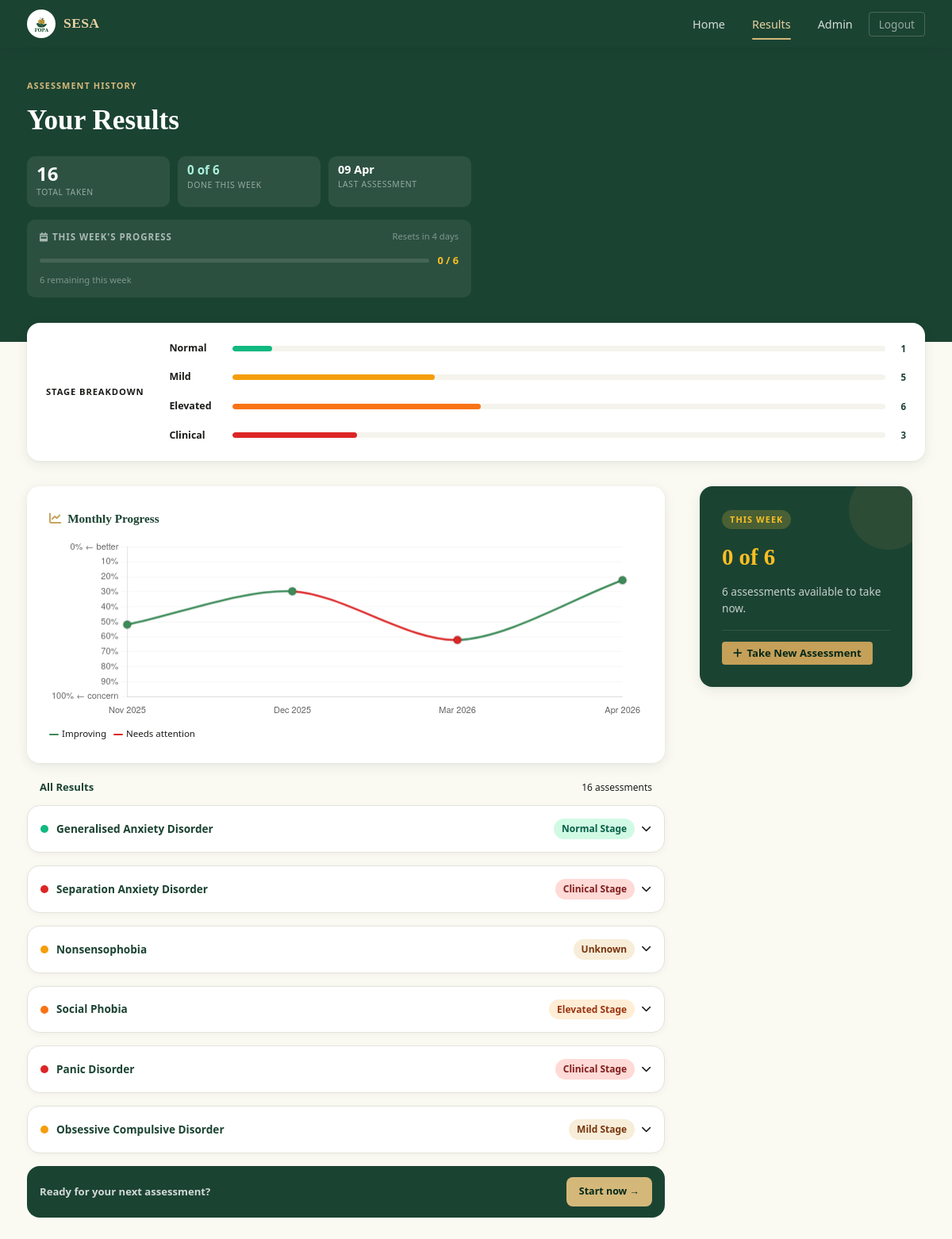
Screenshot of /results (signed in) with the database file from the repository.
### app/models/test_result.py (models this page shows, shortened)
class TestResult(db.Model):
    __tablename__ = 'test_results'
    id = db.Column(db.Integer, primary_key=True)
    user_id = db.Column(db.Integer, db.ForeignKey('accounts.id', ondelete='CASCADE'), nullable=False, index=True)
    test_type = db.Column(db.String(100), nullable=False, index=True)
    score = db.Column(db.Integer, nullable=False)
    max_score = db.Column(db.Integer, nullable=True)
    stage = db.Column(db.String(50), nullable=True, index=True)  # "Normal Stage", "Mild Stage", etc.
    _feedback_encrypted = db.Column('feedback', db.Text, nullable=True)
    @property
    def feedback(self):
        if not self._feedback_encrypted:
            return None
        f = _get_fernet()
        if not f:
            return self._feedback_encrypted
        try:
            return f.decrypt(self._feedback_encrypted.encode()).decode()
        except Exception:
            return self._feedback_encrypted
    @feedback.setter
    def feedback(self, value):
        if not value:
            self._feedback_encrypted = None
            return
        f = _get_fernet()
        if not f:
            self._feedback_encrypted = value
            return
        self._feedback_encrypted = f.encrypt(value.encode()).decode()
    details = db.Column(db.Text, nullable=True)           # kept for backward compat
    taken_at = db.Column(db.DateTime, default=lambda: datetime.now(timezone.utc), index=True)

### app/routes/main.py (the view)
@main_bp.route('/results')
@login_required
def results():
    from datetime import datetime, timedelta, timezone
    from app.models.assessment_type import AssessmentType
    user = current_user
    all_results = user.test_results.order_by(TestResult.taken_at.desc()).all()
    avg_data = calculate_average_score(all_results)
    monthly_data = get_monthly_averages(all_results)
    now = datetime.now(timezone.utc)
    week_start = (now - timedelta(days=now.weekday())).replace(hour=0, minute=0, second=0, microsecond=0)
    days_until_reset = 7 - now.weekday()
    COOLDOWN_DAYS = 7
    all_active = AssessmentType.query.filter_by(is_active=True).order_by(AssessmentType.order).all()
    latest_by_type = {}
    for r in all_results:
        if r.test_type not in latest_by_type:
            latest_by_type[r.test_type] = r
    completed_this_week_types = set(
        r.test_type for r in all_results
        if r.taken_at and (r.taken_at.replace(tzinfo=timezone.utc) if r.taken_at.tzinfo is None else r.taken_at) >= week_start
    )
    weekly_assessments = []
    available_count = 0
    for at in all_active:
        latest = latest_by_type.get(at.name)
        is_ready = True
        if latest and latest.taken_at:
            taken_at = latest.taken_at
            if taken_at.tzinfo is None:
                taken_at = taken_at.replace(tzinfo=timezone.utc)
            days_ago = (now - taken_at).days
            is_ready = days_ago >= COOLDOWN_DAYS
        if is_ready:
            available_count += 1
        done_this_week = at.name in completed_this_week_types
        weekly_assessments.append({
            'name': at.name,
            'title': at.display_name,
            'done_this_week': done_this_week,
            'is_ready': is_ready,
        })
    return render_template(
        'main/results.html',
        user=user,
        results=all_results,
        avg_score=avg_data,
        monthly_data=monthly_data,
        weekly_assessments=weekly_assessments,
        completed_this_week=len(completed_this_week_types),
        total_assessments=len(all_active),
        available_count=available_count,
        days_until_reset=days_until_reset,
    )

### app/templates/main/results.html (shortened to what this page needs)
{% extends 'base.html' %}
{% block nav_links %}
  <li><a href="{{ url_for('main.home') }}">Home</a></li>
  <li><a href="{{ url_for('main.results') }}" class="active">Results</a></li>
  {% if current_user.is_super_admin %}
    <li><a href="{{ url_for('admin.dashboard') }}">Admin</a></li>
  {% endif %}
  <li><a href="{{ url_for('auth.logout') }}" class="btn-nav-logout">Logout</a></li>
{% endblock %}
{% block body %}
<div style="padding-bottom: 80px;">
  {% if results %}
  <div class="results-hero">
    <div class="results-hero-inner">
      <div class="results-hero-eye">Assessment History</div>
      <div class="results-hero-title">Your Results</div>
      <div class="results-hero-pills">
        <div class="results-hero-pill">
          <div class="results-hero-pill-val">{{ results | length }}</div>
          <div class="results-hero-pill-label">Total taken</div>
        </div>
        <div class="results-hero-pill">
          <div class="results-hero-pill-val" style="font-size:0.95rem; color:#acf0dd;">
            {{ completed_this_week }} of {{ total_assessments }}
          </div>
          <div class="results-hero-pill-label">Done this week</div>
        </div>
        <div class="results-hero-pill">
          <div class="results-hero-pill-val" style="font-size:0.9rem;">
            {% if results %}{{ results[0].taken_at.strftime('%d %b') }}{% else %}—{% endif %}
          </div>
          <div class="results-hero-pill-label">Last assessment</div>
        </div>
      </div>
      <div style="margin-top:16px; background:rgba(255,255,255,0.07); border-radius:10px; padding:12px 16px; max-width:560px;">
        <div style="display:flex; justify-content:space-between; align-items:center; margin-bottom:10px;">
          <span style="font-size:0.72rem; font-weight:700; text-transform:uppercase; letter-spacing:.08em; color:rgba(255,255,255,0.6);">
            <i class="fa-solid fa-calendar-week" style="margin-right:5px;"></i>This week's progress
          </span>
          <span style="font-size:0.7rem; color:rgba(255,255,255,0.4);">Resets in {{ days_until_reset }} day{{ 's' if days_until_reset != 1 else '' }}</span>
        </div>
        <div style="display:flex; align-items:center; gap:10px;">
          <div style="flex:1; height:5px; background:rgba(255,255,255,0.12); border-radius:3px; overflow:hidden;">
          </div>
          <span style="font-size:0.8rem; font-weight:700; color:#fbbf24; white-space:nowrap;">{{ completed_this_week }} / {{ total_assessments }}</span>
        </div>
        <div style="margin-top:5px; font-size:0.7rem; color:rgba(255,255,255,0.4);">
          {% if completed_this_week >= total_assessments %}All assessments completed this week 🎉
          {% else %}{{ total_assessments - completed_this_week }} remaining this week{% endif %}
        </div>
      </div>
    </div>
  </div>
  <div class="results-body">
  {% set stage_map = namespace(normal=0, mild=0, elevated=0, clinical=0) %}
  {% for r in results %}
    {% set s = (r.stage or r.details or '') | lower %}
    {% if 'normal' in s %}{% set stage_map.normal = stage_map.normal + 1 %}
    {% elif 'mild' in s %}{% set stage_map.mild = stage_map.mild + 1 %}
    {% elif 'elevated' in s %}{% set stage_map.elevated = stage_map.elevated + 1 %}
    {% elif 'clinical' in s %}{% set stage_map.clinical = stage_map.clinical + 1 %}
    {% endif %}
  {% endfor %}
  {% set total = results | length %}
  <div class="results-breakdown-card">
    <div class="results-breakdown-title">Stage Breakdown</div>
    <div class="results-breakdown-rows">
      {% for label, count, color in [
        ('Normal',   stage_map.normal,   '#10b981'),
        ('Mild',     stage_map.mild,     '#f59e0b'),
        ('Elevated', stage_map.elevated, '#f97316'),
        ('Clinical', stage_map.clinical, '#dc2626')
      ] %}
      <div class="results-breakdown-row">
        <div class="results-breakdown-label">{{ label }}</div>
        <div class="results-breakdown-track">
          <div class="results-breakdown-fill" style="width:{{ ((count / total) * 100) | round(0) | int if total > 0 else 0 }}%; background:{{ color }};"></div>
        </div>
        <div class="results-breakdown-count">{{ count }}</div>
      </div>
      {% endfor %}
    </div>
  </div>
  <div class="results-two-col">
    <div>
      {% if monthly_data and monthly_data|length > 0 %}
      <div style="margin-bottom: 20px;">
        <div class="card">
          <div class="card-body">
            <h3 style="font-family:var(--font-display); font-size:0.95rem; color:var(--green-800); margin-bottom:14px; display:flex; align-items:center; gap:8px;">
              <i class="fa-solid fa-chart-line" style="color:var(--gold-500);"></i> Monthly Progress
            </h3>
            <canvas id="monthlyChart" height="90"></canvas>
            <p style="font-size:0.72rem; color:var(--gray-400); margin-top:10px;">
              <span style="display:inline-block; width:12px; height:2px; background:#3d8b58; border-radius:2px; vertical-align:middle; margin-right:4px;"></span>Improving &nbsp;
              <span style="display:inline-block; width:12px; height:2px; background:#dc2626; border-radius:2px; vertical-align:middle; margin-right:4px;"></span>Needs attention
            </p>
          </div>
        </div>
      </div>
      {% endif %}
      <div style="display:flex; justify-content:space-between; align-items:baseline; margin: 0 16px 12px;">
        <span style="font-size:0.82rem; font-weight:600; color:var(--green-800);">All Results</span>
        <span style="font-size:0.75rem; color:var(--gray-400);">{{ total }} assessment{{ 's' if total != 1 }}</span>
      </div>
      {% set seen_types = [] %}
      {% for r in results %}
        {% if r.test_type not in seen_types %}
          {% set _ = seen_types.append(r.test_type) %}
          {% set s = (r.stage or r.details or 'unknown') | lower %}
          {% if 'normal' in s %}{% set dot_mod = 'normal' %}
          {% elif 'mild' in s %}{% set dot_mod = 'mild' %}
          {% elif 'elevated' in s %}{% set dot_mod = 'elevated' %}
          {% elif 'clinical' in s %}{% set dot_mod = 'clinical' %}
          {% else %}{% set dot_mod = 'mild' %}{% endif %}
          <details class="accordion-group">
            <summary class="accordion-header">
              <div style="display:flex; align-items:center; gap:10px;">
                <div class="results-group-dot results-group-dot--{{ dot_mod }}"></div>
                <div class="results-group-name">{{ r.test_type }}</div>
              </div>
              <div style="display:flex; align-items:center;">
                <span class="badge stage-{{ dot_mod if dot_mod != 'unknown' else 'badge-gray' }}">{{ r.stage or r.details or 'Unknown' }}</span>
                <i class="fa-solid fa-chevron-down accordion-icon"></i>
              </div>
            </summary>
          </details>
        {% endif %}
      {% endfor %}
      <div class="results-cta">
        <div class="results-cta-text">Ready for your next assessment?</div>
        <a href="{{ url_for('main.home') }}" class="results-cta-btn">Start now →</a>
      </div>
    </div>
    <div>
      <div class="card results-side-card" style="background:var(--green-800); color:#fff; overflow:hidden; position:relative; margin: 0 16px 16px;">
        <div class="card-body" style="position:relative; z-index:1;">
          <span style="background:rgba(254,207,68,.2); color:var(--gold-300, #fcd34d); font-size:0.68rem; font-weight:700; text-transform:uppercase; letter-spacing:0.1em; padding:3px 10px; border-radius:20px; display:inline-block; margin-bottom:12px;">This Week</span>
          <div style="font-family:var(--font-display); font-size:1.8rem; font-weight:800; color:var(--gold-300, #fcd34d); margin-bottom:8px;">{{ completed_this_week }} of {{ total_assessments }}</div>
          <p style="font-size:0.85rem; color:rgba(255,255,255,.75); line-height:1.6; margin-bottom:16px;">
            {% if available_count == 0 %}
              No assessments available yet — check back after your cooldown.
            {% elif completed_this_week >= available_count %}
              All available assessments completed this week 🎉
            {% else %}
              {{ available_count - completed_this_week }} assessment{{ 's' if (available_count - completed_this_week) != 1 else '' }} available to take now.
            {% endif %}
          </p>
          <div style="border-top:1px solid rgba(255,255,255,.1); padding-top:14px;">
            <a href="{{ url_for('main.home') }}" class="btn btn-gold btn-sm">
              <i class="fa-solid fa-plus"></i> Take New Assessment
            </a>
          </div>
        </div>
        <div style="position:absolute; top:-20px; right:-20px; width:100px; height:100px; background:var(--gold-500); opacity:0.1; border-radius:50%;"></div>
      </div>
    </div>
  </div>
  </div>
  {% endif %}
</div>
{% endblock %}
{% block extra_scripts %}
{% if monthly_data and monthly_data|length > 0 %}
<script>
(function() {
  const ctx = document.getElementById('monthlyChart');
  if (!ctx) return;
  const data = {{ monthly_data | tojson }};
  const scores = data.map(d => d.average);
  const segmentColors = scores.map(function(val, i) {
    if (i === 0) return '#3d8b58';
    return scores[i] <= scores[i - 1] ? '#3d8b58' : '#dc2626';
  });
  new Chart(ctx, {
    type: 'line',
    data: {
      labels: data.map(d => d.label),
      datasets: [{
        label: 'Average Score (%)',
        data: scores,
        segment: { borderColor: ctx => ctx.p1.parsed.y <= ctx.p0.parsed.y ? '#3d8b58' : '#dc2626' },
        backgroundColor: 'transparent',
        fill: false,
        tension: 0.3,
        pointBackgroundColor: segmentColors,
        pointRadius: 5,
        pointHoverRadius: 7,
        borderWidth: 2.5
      }]
    },
    options: {
      responsive: true,
      scales: {
        y: {
          reverse: true, min: 0, max: 100,
          grid: { color: 'rgba(0,0,0,0.04)' },
          ticks: {
            font: { size: 11 },
            callback: v => v === 0 ? '0% ← better' : v === 100 ? '100% ← concern' : v + '%'
          }
        },
        x: { grid: { display: false }, ticks: { font: { size: 11 } } }
      },
      plugins: {
        legend: { display: false },
        tooltip: { callbacks: { label: item => 'Score: ' + item.parsed.y + '%' } }
      }
    }
  });
})();
</script>
{% endif %}
{% endblock %}

### rows the page displays
TestResult: taken_at "09 Apr", test_type "Generalised Anxiety Disorder", stage "Normal Stage"
TestResult: test_type "Separation Anxiety Disorder", stage "Clinical Stage"
TestResult: test_type "Nonsensophobia", stage "Unknown"
TestResult: test_type "Social Phobia", stage "Elevated Stage"
TestResult: test_type "Panic Disorder", stage "Clinical Stage"
TestResult: test_type "Obsessive Compulsive Disorder", stage "Mild Stage"

### other values shown
{{ results | length }} "16"
{{ completed_this_week }} "0"
{{ total_assessments }} "6"
{{ days_until_reset }} "4"
{{ 's' if days_until_reset != 1 else '' }} "s"
{{ total_assessments - completed_this_week }} "6"
{{ label }} "Normal" "Mild" "Elevated" "Clinical"
{{ count }} "1" "5" "6" "3"
{{ total }} "16"
{{ 's' if total != 1 }} "s"
{{ available_count - completed_this_week }} "6"
{{ 's' if (available_count - completed_this_week) != 1 else '' }} "s"
